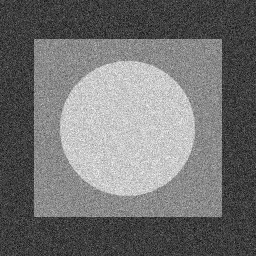
%> input picture images/input images/e20.tif, 256 x 256 px
$ octave --eval "result = noise_detection_using_histogram;"   (GNU Octave 9; MATLAB toolbox functions it lacks are replaced by stand-ins)
%> lines starting %> are read from the running program, lines starting %| are printed output that depends on the picture
function resimg = noise_detection_using_histogram()

  %%
  %
  % GAUSSIAN NOISE
  %
  % path for image file which has gaussian noise
  impath = 'images/input images/e20.tif';

  % read image
  img = imread(impath);
%> img is the input picture: size 256x256 uint8; min 0, max 255, mean 114.3

  subplot(2,6,3),imshow(img);
  title('Gaussian Noise','FontSize',18);

  % plot histogram for the input image
  subplot(2,6,9),imhist(img);

  %%
  %
  % RAYLEIGH NOISE
  %
  % path for image file which has rayleigh noise
  impath = 'images/input images/e21.tif';

  % read image
  img = imread(impath);
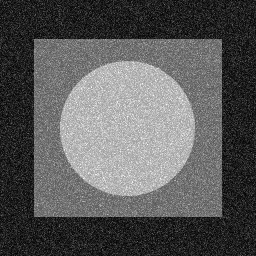
%> input picture images/input images/e21.tif, 256 x 256 px
%> img is the input picture: size 256x256 uint8; min 0, max 255, mean 89.6

  subplot(2,6,4),imshow(img);
  title('Rayleigh Noise','FontSize',18);

  % plot histogram for the input image
  subplot(2,6,10),imhist(img);

  %%
  %
  % GAMMA NOISE
  %
  % path for image file which has gamma noise
  impath = 'images/e22.tif';

  % read image
  img = imread(impath);
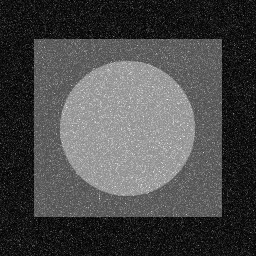
%> input picture images/input images/e22.tif, 256 x 256 px
%> img is the input picture: size 256x256 uint8; min 0, max 255, mean 72.8

  subplot(2,6,2),imshow(img);
  title('Gamma Noise','FontSize',18);

  % plot histogram for the input image
  subplot(2,6,8),imhist(img);

  %%
  %
  % EXPONENTIAL NOISE
  %
  % path for image file which has exponential noise
  impath = 'images/input images/e23.tif';

  % read image
  img = imread(impath);
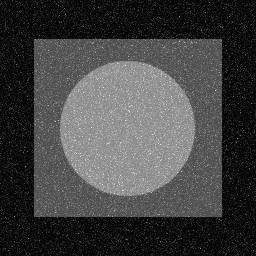
%> input picture images/input images/e23.tif, 256 x 256 px
%> img is the input picture: size 256x256 uint8; min 0, max 255, mean 66.2

  subplot(2,6,6),imshow(img);
  title('Exponential Noise','FontSize',18);

  % plot histogram for the input image
  subplot(2,6,12),imhist(img);

  %%
  %
  % UNIFORM NOISE
  %
  % path for image file which has uniform noise
  impath = 'images/input images/e24.tif';

  % read image
  img = imread(impath);
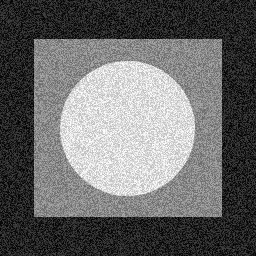
%> input picture images/input images/e24.tif, 256 x 256 px
%> img is the input picture: size 256x256 uint8; min 0, max 255, mean 105

  subplot(2,6,1),imshow(img);
  title('Uniform Noise','FontSize',18);

  % plot histogram for the input image
  subplot(2,6,7),imhist(img);

  %%
  %
  % IMPULSE NOISE
  %
  % path for image file which has impluse noise
  impath = 'images/input images/e25.tif';

  % read image
  img = imread(impath);
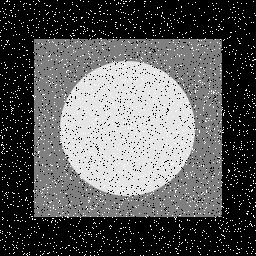
%> input picture images/input images/e25.tif, 256 x 256 px
%> img is the input picture: size 256x256 uint8; min 0, max 255, mean 90.9

  subplot(2,6,5),imshow(img);
  title('Impulse Noise','FontSize',18);

  % plot histogram for the input image
  subplot(2,6,11),imhist(img);
%> after `imhist(img)`:
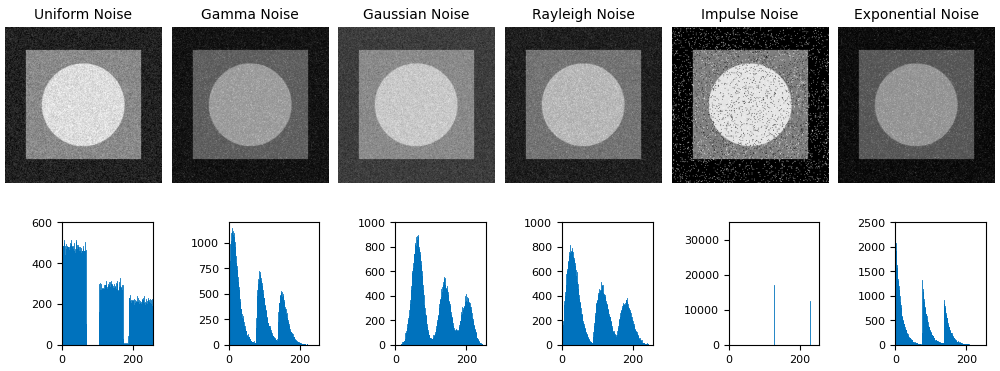
%> figure redrawn from the program's plot data, 12 panels

endfunction
%> (the run ends here)
